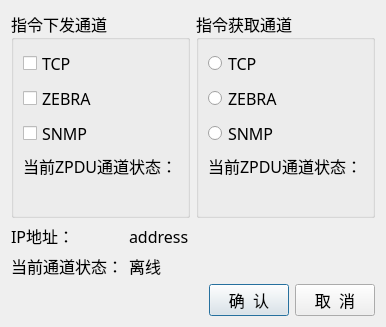
<?xml version="1.0" encoding="UTF-8"?>
<ui version="4.0">
 <class>DialogChannelManager</class>
 <widget class="QDialog" name="DialogChannelManager">
  <property name="geometry">
   <rect>
    <x>0</x>
    <y>0</y>
    <width>376</width>
    <height>292</height>
   </rect>
  </property>
  <property name="font">
   <font>
    <family>微软雅黑</family>
    <pointsize>12</pointsize>
   </font>
  </property>
  <property name="windowTitle">
   <string>设置指令</string>
  </property>
  <layout class="QGridLayout" name="gridLayout_2">
   <item row="0" column="0">
    <widget class="QGroupBox" name="groupBox">
     <property name="title">
      <string>指令下发通道</string>
     </property>
     <layout class="QVBoxLayout" name="verticalLayout_2">
      <item>
       <widget class="QCheckBox" name="checkBox_clever">
        <property name="text">
         <string>TCP</string>
        </property>
       </widget>
      </item>
      <item>
       <widget class="QCheckBox" name="checkBox_zebra">
        <property name="text">
         <string>ZEBRA</string>
        </property>
       </widget>
      </item>
      <item>
       <widget class="QCheckBox" name="checkBox_snmp">
        <property name="text">
         <string>SNMP</string>
        </property>
       </widget>
      </item>
      <item>
       <spacer name="verticalSpacer">
        <property name="orientation">
         <enum>Qt::Vertical</enum>
        </property>
        <property name="sizeHint" stdset="0">
         <size>
          <width>20</width>
          <height>35</height>
         </size>
        </property>
       </spacer>
      </item>
      <item>
       <widget class="QLabel" name="zpdu_title_label">
        <property name="text">
         <string>当前ZPDU通道状态：</string>
        </property>
       </widget>
      </item>
      <item>
       <widget class="QLabel" name="zpdu_state_label">
        <property name="text">
         <string/>
        </property>
       </widget>
      </item>
     </layout>
    </widget>
   </item>
   <item row="0" column="1">
    <widget class="QGroupBox" name="groupBox_2">
     <property name="title">
      <string>指令获取通道</string>
     </property>
     <layout class="QVBoxLayout" name="verticalLayout">
      <item>
       <widget class="QRadioButton" name="radioButton_clever">
        <property name="text">
         <string>TCP</string>
        </property>
       </widget>
      </item>
      <item>
       <widget class="QRadioButton" name="radioButton_zebra">
        <property name="text">
         <string>ZEBRA</string>
        </property>
       </widget>
      </item>
      <item>
       <widget class="QRadioButton" name="radioButton_snmp">
        <property name="text">
         <string>SNMP</string>
        </property>
       </widget>
      </item>
      <item>
       <spacer name="verticalSpacer_2">
        <property name="orientation">
         <enum>Qt::Vertical</enum>
        </property>
        <property name="sizeHint" stdset="0">
         <size>
          <width>20</width>
          <height>35</height>
         </size>
        </property>
       </spacer>
      </item>
      <item>
       <widget class="QLabel" name="zpdu_title_label_2">
        <property name="text">
         <string>当前ZPDU通道状态：</string>
        </property>
       </widget>
      </item>
      <item>
       <widget class="QLabel" name="zpdu_trap_label">
        <property name="text">
         <string/>
        </property>
       </widget>
      </item>
     </layout>
    </widget>
   </item>
   <item row="1" column="0" colspan="2">
    <layout class="QGridLayout" name="gridLayout" rowstretch="0,0" columnstretch="0,1">
     <item row="0" column="0">
      <widget class="QLabel" name="label_2">
       <property name="text">
        <string>IP地址：</string>
       </property>
      </widget>
     </item>
     <item row="0" column="1">
      <widget class="QLabel" name="label_ip">
       <property name="text">
        <string>address</string>
       </property>
      </widget>
     </item>
     <item row="1" column="0">
      <widget class="QLabel" name="label">
       <property name="text">
        <string>当前通道状态：</string>
       </property>
      </widget>
     </item>
     <item row="1" column="1">
      <widget class="QLabel" name="label__state">
       <property name="text">
        <string>离线</string>
       </property>
      </widget>
     </item>
    </layout>
   </item>
   <item row="2" column="0" colspan="2">
    <layout class="QHBoxLayout" name="horizontalLayout">
     <item>
      <spacer name="horizontalSpacer">
       <property name="orientation">
        <enum>Qt::Horizontal</enum>
       </property>
       <property name="sizeHint" stdset="0">
        <size>
         <width>40</width>
         <height>20</height>
        </size>
       </property>
      </spacer>
     </item>
     <item>
      <widget class="QPushButton" name="pushButton_ok">
       <property name="text">
        <string>确  认</string>
       </property>
      </widget>
     </item>
     <item>
      <widget class="QPushButton" name="pushButton_cancel">
       <property name="text">
        <string>取  消</string>
       </property>
      </widget>
     </item>
    </layout>
   </item>
  </layout>
 </widget>
 <resources/>
 <connections>
  <connection>
   <sender>pushButton_cancel</sender>
   <signal>clicked()</signal>
   <receiver>DialogChannelManager</receiver>
   <slot>reject()</slot>
   <hints>
    <hint type="sourcelabel">
     <x>301</x>
     <y>188</y>
    </hint>
    <hint type="destinationlabel">
     <x>174</x>
     <y>104</y>
    </hint>
   </hints>
  </connection>
 </connections>
</ui>
